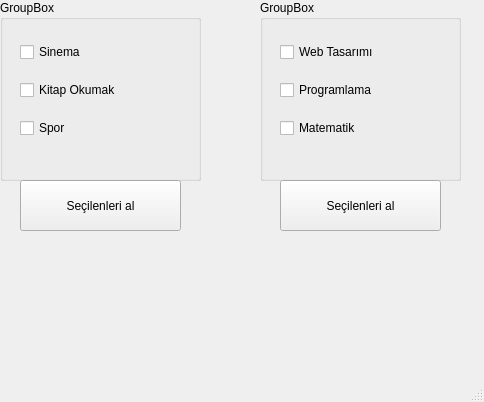
<?xml version="1.0" encoding="UTF-8"?>
<ui version="4.0">
 <class>MainWindow</class>
 <widget class="QMainWindow" name="MainWindow">
  <property name="geometry">
   <rect>
    <x>0</x>
    <y>0</y>
    <width>484</width>
    <height>402</height>
   </rect>
  </property>
  <property name="windowTitle">
   <string>MainWindow</string>
  </property>
  <widget class="QWidget" name="centralwidget">
   <widget class="QGroupBox" name="groupHobiler">
    <property name="geometry">
     <rect>
      <x>0</x>
      <y>0</y>
      <width>201</width>
      <height>181</height>
     </rect>
    </property>
    <property name="title">
     <string>GroupBox</string>
    </property>
    <widget class="QWidget" name="layoutWidget">
     <property name="geometry">
      <rect>
       <x>20</x>
       <y>30</y>
       <width>161</width>
       <height>121</height>
      </rect>
     </property>
     <layout class="QVBoxLayout" name="verticalLayout">
      <item>
       <widget class="QCheckBox" name="cbSinema">
        <property name="text">
         <string>Sinema</string>
        </property>
       </widget>
      </item>
      <item>
       <widget class="QCheckBox" name="cbKitapOkumak">
        <property name="text">
         <string>Kitap Okumak</string>
        </property>
       </widget>
      </item>
      <item>
       <widget class="QCheckBox" name="cbSpor">
        <property name="text">
         <string>Spor</string>
        </property>
       </widget>
      </item>
     </layout>
    </widget>
   </widget>
   <widget class="QGroupBox" name="groupDersler">
    <property name="geometry">
     <rect>
      <x>260</x>
      <y>0</y>
      <width>201</width>
      <height>181</height>
     </rect>
    </property>
    <property name="title">
     <string>GroupBox</string>
    </property>
    <widget class="QWidget" name="layoutWidget">
     <property name="geometry">
      <rect>
       <x>20</x>
       <y>30</y>
       <width>161</width>
       <height>121</height>
      </rect>
     </property>
     <layout class="QVBoxLayout" name="verticalLayout_2">
      <item>
       <widget class="QCheckBox" name="cbMatematik">
        <property name="text">
         <string>Web Tasarımı</string>
        </property>
       </widget>
      </item>
      <item>
       <widget class="QCheckBox" name="cbWebTasarimi">
        <property name="text">
         <string>Programlama</string>
        </property>
       </widget>
      </item>
      <item>
       <widget class="QCheckBox" name="cbProgramlama">
        <property name="text">
         <string>Matematik</string>
        </property>
       </widget>
      </item>
     </layout>
    </widget>
   </widget>
   <widget class="QLabel" name="lblResultHobiler">
    <property name="geometry">
     <rect>
      <x>280</x>
      <y>250</y>
      <width>161</width>
      <height>91</height>
     </rect>
    </property>
    <property name="text">
     <string/>
    </property>
   </widget>
   <widget class="QLabel" name="lblResultDersler">
    <property name="geometry">
     <rect>
      <x>20</x>
      <y>250</y>
      <width>161</width>
      <height>91</height>
     </rect>
    </property>
    <property name="text">
     <string/>
    </property>
   </widget>
   <widget class="QPushButton" name="btnHobilerSecilenleriAl">
    <property name="geometry">
     <rect>
      <x>20</x>
      <y>180</y>
      <width>161</width>
      <height>51</height>
     </rect>
    </property>
    <property name="text">
     <string>Seçilenleri al</string>
    </property>
   </widget>
   <widget class="QPushButton" name="btnDerslerSecilenleriAl">
    <property name="geometry">
     <rect>
      <x>280</x>
      <y>180</y>
      <width>161</width>
      <height>51</height>
     </rect>
    </property>
    <property name="text">
     <string>Seçilenleri al</string>
    </property>
   </widget>
  </widget>
  <widget class="QMenuBar" name="menubar">
   <property name="geometry">
    <rect>
     <x>0</x>
     <y>0</y>
     <width>484</width>
     <height>21</height>
    </rect>
   </property>
  </widget>
  <widget class="QStatusBar" name="statusbar"/>
 </widget>
 <resources/>
 <connections/>
</ui>
